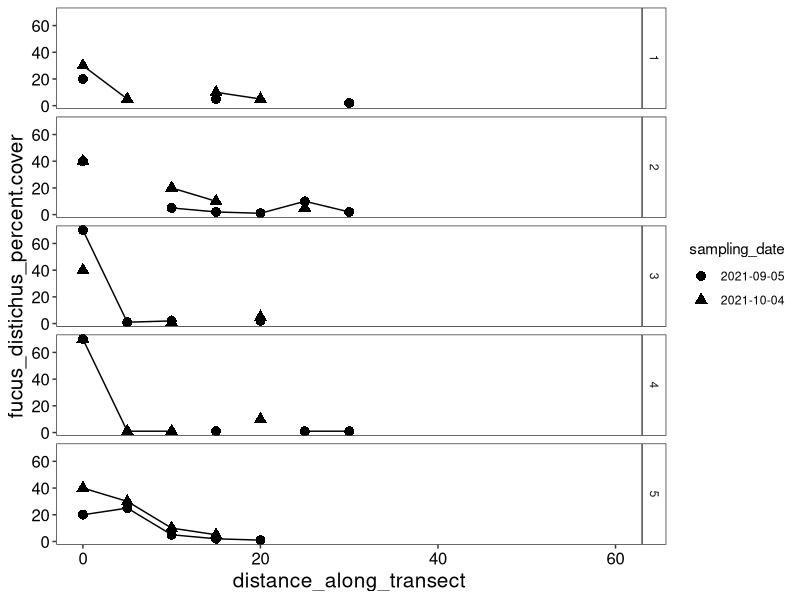
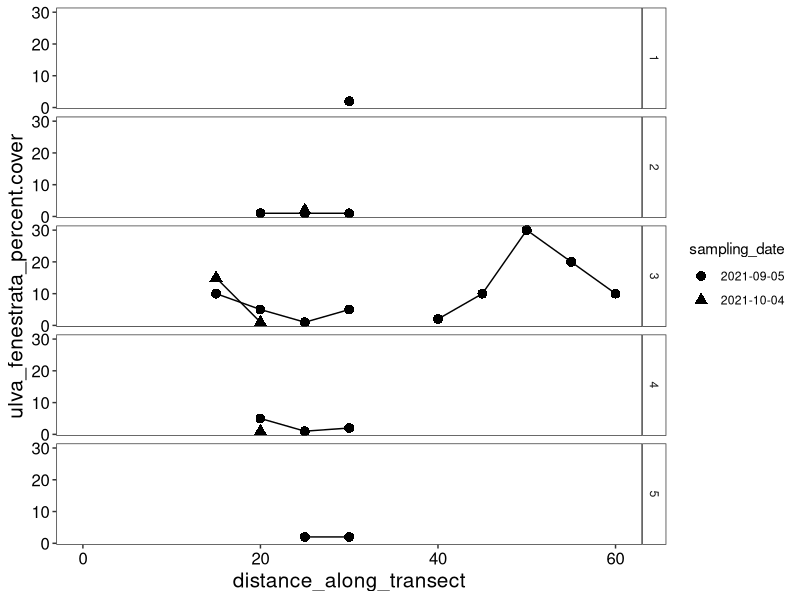

Generate these figures, in order, with R:
## load packages
library(tidyverse)
library(ggplot2); theme_set(theme_bw()+
                              theme(panel.grid = element_blank(),
                                    strip.background = element_rect(fill="white"),
                                    axis.text = element_text(size = 12, color="black"), 
                                    axis.title = element_text(size=15, color="black")))

## set working directory
setwd("C:/Users/siobh/OneDrive - The University Of British Columbia/Project - Seaweed Seasonality Transects/seaweed_seasonality_2021-09-05/git_GW_seaweed_seasonality_transects")

## read in data
algae = read.csv("GW_seaweed_seasonality_transect_data.csv")


## dot-line plot (fucus)
ggplot(algae, aes(x=distance_along_transect, y=fucus_distichus_percent.cover, 
                  shape=sampling_date))+
  geom_point(cex=3)+
  geom_line()+
  facet_grid(transect_id~.)

## dot-line plot (ulav)
ggplot(algae, aes(x=distance_along_transect, y=ulva_fenestrata_percent.cover, 
                  shape=sampling_date))+
  geom_point(cex=3)+
  geom_line()+
  facet_grid(transect_id~.)
